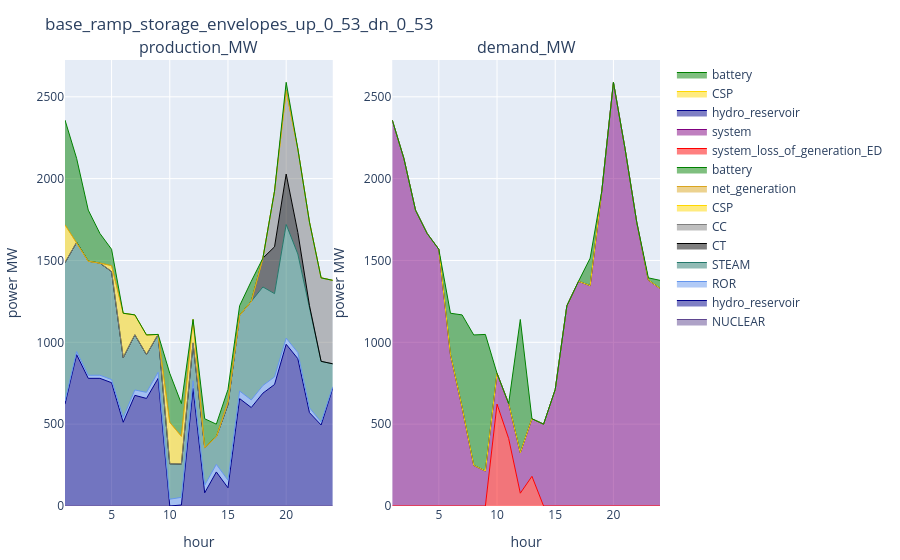

Notebook code for this chart:
### Code cell
config_ = config_2
supply_uc_ = supply_uc[(supply_uc.configuration .== config_) .& (supply_uc.day .== day_), :]
demand_uc_ = demand_uc[(demand_uc.configuration .== config_) .& (demand_uc.day .== day_), :]
reserve_uc_ = reserve_uc[(reserve_uc.configuration .== config_) .& (reserve_uc.day .== day_), :]
plot_supply_demand(supply_uc_, demand_uc_, string(config_))

### Figure 1 — Plotly figure (JSON) as saved in the notebook; plotly's stock layout.template omitted (floating-point values rounded to 4 significant figures)
{"data": [{"line": {"color": "rgba(95, 70, 144, 1)", "shape": "line", "width": 1}, "mode": "lines", "name": "NUCLEAR", "stackgroup": "one", "type": "scatter", "x": [1, 2, 3, 4, 5, 6, 7, 8, 9, 10, 11, 12, 13, 14, 15, 16, 17, 18, 19, 20, 21, 22, 23, 24], "xaxis": "x1", "y": [0, 0, 0, 0, 0, 0, 0, 0, 0, 0, 0, 0, 0, 0, 0, 0, 0, 0, 0, 0, 0, 0, 0, 0], "yaxis": "y1"}, {"line": {"color": "darkblue", "shape": "line", "width": 1}, "mode": "lines", "name": "hydro_reservoir", "stackgroup": "one", "type": "scatter", "x": [1, 2, 3, 4, 5, 6, 7, 8, 9, 10, 11, 12, 13, 14, 15, 16, 17, 18, 19, 20, 21, 22, 23, 24], "xaxis": "x1", "y": [622.3, 924.8, 780, 780, 753.4, 511.7, 676, 657.1, 780, 0, 6.186, 719.0, 80.39, 208, 111.4, 656.3, 601.6, 689.3, 742.3, 988, 900.1, 570.3, 494.9, 719.3], "yaxis": "y1"}, {"line": {"color": "cornflowerblue", "shape": "line", "width": 1}, "mode": "lines", "name": "ROR", "stackgroup": "one", "type": "scatter", "x": [1, 2, 3, 4, 5, 6, 7, 8, 9, 10, 11, 12, 13, 14, 15, 16, 17, 18, 19, 20, 21, 22, 23, 24], "xaxis": "x1", "y": [18.7, 18.9, 18.7, 18.9, 19.1, 28.0, 33.1, 37.0, 37.2, 41.6, 46.5, 46.3, 46.3, 46.5, 46.1, 46.1, 46.3, 46.9, 46.3, 37.6, 37.4, 30.2, 17.9, 9.3], "yaxis": "y1"}, {"line": {"color": "rgba(36, 121, 108, 1)", "shape": "line", "width": 1}, "mode": "lines", "name": "STEAM", "stackgroup": "one", "type": "scatter", "x": [1, 2, 3, 4, 5, 6, 7, 8, 9, 10, 11, 12, 13, 14, 15, 16, 17, 18, 19, 20, 21, 22, 23, 24], "xaxis": "x1", "y": [846.0, 667.0, 696.8, 685.2, 660.0, 367.0, 337.0, 231, 231, 216.4, 204.1, 231, 231, 168.4, 462, 462, 602, 602, 509, 694.4, 602, 602, 371, 140], "yaxis": "y1"}, {"line": {"color": "black", "shape": "line", "width": 1}, "mode": "lines", "name": "CT", "stackgroup": "one", "type": "scatter", "x": [1, 2, 3, 4, 5, 6, 7, 8, 9, 10, 11, 12, 13, 14, 15, 16, 17, 18, 19, 20, 21, 22, 23, 24], "xaxis": "x1", "y": [0, 0, 0, 0, 0, 0, 0, 0, 0, 0, 0, 0, 0, 0, 0, 0, 0, 176, 286, 308, 132, 22, 0, 0], "yaxis": "y1"}, {"line": {"color": "grey", "shape": "line", "width": 1}, "mode": "lines", "name": "CC", "stackgroup": "one", "type": "scatter", "x": [1, 2, 3, 4, 5, 6, 7, 8, 9, 10, 11, 12, 13, 14, 15, 16, 17, 18, 19, 20, 21, 22, 23, 24], "xaxis": "x1", "y": [0, 0, 0, 0, 0, 0, 0, 0, 0, 0, 0, 0, 0, 0, 0, 0, 0, 0, 340.0, 510.0, 510.0, 510.0, 510.0, 510.0], "yaxis": "y1"}, {"line": {"color": "gold", "shape": "line", "width": 1}, "mode": "lines", "name": "CSP", "stackgroup": "one", "type": "scatter", "x": [1, 2, 3, 4, 5, 6, 7, 8, 9, 10, 11, 12, 13, 14, 15, 16, 17, 18, 19, 20, 21, 22, 23, 24], "xaxis": "x1", "y": [230.9, 0, 0, 0, 35.92, 271.0, 121.5, 120.0, 0, 252.6, 168.8, 143.4, 0, 0, 19.33, 0.6664, 0, 0, 0, 1.137e-13, 0, 0, 0, 0], "yaxis": "y1"}, {"line": {"color": "goldenrod", "shape": "line", "width": 1}, "mode": "lines", "name": "net_generation", "stackgroup": "one", "type": "scatter", "x": [1, 2, 3, 4, 5, 6, 7, 8, 9, 10, 11, 12, 13, 14, 15, 16, 17, 18, 19, 20, 21, 22, 23, 24], "xaxis": "x1", "y": [0, 0, 0, 0, 0, 0, 0, 0, 0, 0, 0, 0, 0, 0, 0, 0, 0, 0, 0, 0, 0, 0, 0, 0], "yaxis": "y1"}, {"line": {"color": "green", "shape": "line", "width": 1}, "mode": "lines", "name": "battery", "stackgroup": "one", "type": "scatter", "x": [1, 2, 3, 4, 5, 6, 7, 8, 9, 10, 11, 12, 13, 14, 15, 16, 17, 18, 19, 20, 21, 22, 23, 24], "xaxis": "x1", "y": [639.9, 512.8, 312.1, 181.0, 100, 0, 0, 0, 0, 300, 200, 0, 175.2, 77.02, 72.9, 58.32, 122.8, 0, 0, 50.59, 0, 0, 0, 0], "yaxis": "y1"}, {"line": {"color": "red", "shape": "line", "width": 1}, "mode": "lines", "name": "system_loss_of_generation_ED", "stackgroup": "one", "type": "scatter", "x": [10, 11, 12, 13], "xaxis": "x2", "y": [622.5, 412.0, 78.2, 181.3], "yaxis": "y2"}, {"line": {"color": "purple", "shape": "line", "width": 1}, "mode": "lines", "name": "system", "stackgroup": "one", "type": "scatter", "x": [1, 2, 3, 4, 5, 6, 7, 8, 9, 10, 11, 12, 13, 14, 15, 16, 17, 18, 19, 20, 21, 22, 23, 24], "xaxis": "x2", "y": [2358.0, 2124.0, 1808.0, 1665.0, 1568.0, 925.5, 602.5, 248.2, 213.7, 188.1, 213.6, 247.3, 351.5, 500.0, 711.7, 1223.0, 1373.0, 1346.0, 1924.0, 2589.0, 2181.0, 1734.0, 1380.0, 1329.0], "yaxis": "y2"}, {"line": {"color": "darkblue", "shape": "line", "width": 1}, "mode": "lines", "name": "hydro_reservoir", "stackgroup": "one", "type": "scatter", "x": [1, 2, 3, 4, 5, 6, 7, 8, 9, 10, 11, 12, 13, 14, 15, 16, 17, 18, 19, 20, 21, 22, 23, 24], "xaxis": "x2", "y": [0, 0, 0, 0, 0, 0, 0, 0, 0, 0, 0, 0, 0, 0, 0, 0, 0, 0, 0, 0, 0, 0, 0, 0], "yaxis": "y2"}, {"line": {"color": "gold", "shape": "line", "width": 1}, "mode": "lines", "name": "CSP", "stackgroup": "one", "type": "scatter", "x": [1, 2, 3, 4, 5, 6, 7, 8, 9, 10, 11, 12, 13, 14, 15, 16, 17, 18, 19, 20, 21, 22, 23, 24], "xaxis": "x2", "y": [0, 0, 0, 0, 0, 0, 0, 0, 0, 0, 0, 0, 0, 0, 0, 0, 0, 0, 0, 0, 0, 0, 0, 0], "yaxis": "y2"}, {"line": {"color": "green", "shape": "line", "width": 1}, "mode": "lines", "name": "battery", "stackgroup": "one", "type": "scatter", "x": [1, 2, 3, 4, 5, 6, 7, 8, 9, 10, 11, 12, 13, 14, 15, 16, 17, 18, 19, 20, 21, 22, 23, 24], "xaxis": "x2", "y": [0, 0, 0, 0, 0, 252.1, 565.0, 796.9, 834.5, 0, 0, 814.2, 0, 0, 0, 0, 0, 168.0, 0, 0, 0, 0, 13.59, 49.33], "yaxis": "y2"}], "layout": {"annotations": [{"font": {"size": 16}, "showarrow": false, "text": "production_MW", "x": 0.225, "xanchor": "center", "xref": "paper", "y": 1, "yanchor": "bottom", "yref": "paper"}, {"font": {"size": 16}, "showarrow": false, "text": "demand_MW", "x": 0.775, "xanchor": "center", "xref": "paper", "y": 1, "yanchor": "bottom", "yref": "paper"}], "margin": {"b": 50, "l": 50, "r": 50, "t": 60}, "title": "base_ramp_storage_envelopes_up_0_53_dn_0_53", "xaxis1": {"anchor": "y1", "domain": [0, 0.45], "title": {"text": "hour"}}, "xaxis2": {"anchor": "y2", "domain": [0.55, 1], "title": {"text": "hour"}}, "yaxis1": {"anchor": "x1", "domain": [0, 1], "title": {"text": "power MW"}}, "yaxis2": {"anchor": "x2", "domain": [0, 1], "title": {"text": "power MW"}}}}
